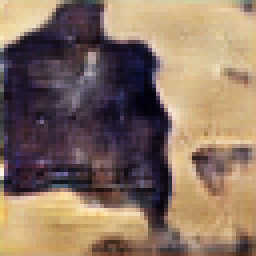
#> input picture HW4/309505018_img/1120.png, 64 x 64 px (shown 4 times larger); its folder holds only this picture in this run
$ python -i pa.py   (imports and definitions only)
#> lines starting #> are read from the running program, lines starting #| are printed output that depends on the picture
#> further down, picture is the input picture: shape (64, 64, 3); mean B, G, R 98.3, 113.8, 136.2
#!/usr/bin/env python
# coding: utf-8

import numpy as np
from numpy.linalg import det, lstsq, norm
from numpy import all, any, array, arctan2, cos, sin, exp, dot, log, logical_and, roll, sqrt, stack, trace, unravel_index, pi, deg2rad, rad2deg, where, zeros, floor, full, nan, isnan, round, float32
import cv2
from cv2 import resize, GaussianBlur, subtract, KeyPoint, INTER_LINEAR, INTER_NEAREST
from matplotlib import pyplot as plt
#get_ipython().run_line_magic('matplotlib', 'inline')
from functools import cmp_to_key
import logging
import time,os
import threading
from queue import Queue

####################
# Global variables #
####################

logger = logging.getLogger(__name__)
float_tolerance = 1e-7

#################
# Main function #
#################

def computeKeypointsAndDescriptors(image, sigma=1.6, num_intervals=3, assumed_blur=0.5, image_border_width=5):

#> called with sigma = 1.6, num_intervals = 3, assumed_blur = 0.5, image_border_width = 5
	image = image.astype('float32')
	base_image = generateBaseImage(image, sigma, assumed_blur)
	num_octaves = computeNumberOfOctaves(base_image.shape)
	gaussian_kernels = generateGaussianKernels(sigma, num_intervals)
	gaussian_images = generateGaussianImages(base_image, num_octaves, gaussian_kernels)
	dog_images = generateDoGImages(gaussian_images)
	keypoints = findScaleSpaceExtrema(gaussian_images, dog_images, num_intervals, sigma, image_border_width)
	#print("keypoints origin",len(keypoints))
	keypoints = removeDuplicateKeypoints(keypoints)
	#print("remove Duplicate",len(keypoints))
	keypoints = convertKeypointsToInputImageSize(keypoints)
	#print("convertKeypointsToInputImageSize",len(keypoints))
	descriptors = generateDescriptors(keypoints, gaussian_images)


	return keypoints, descriptors

#########################
# Image pyramid related #
#########################

def generateBaseImage(image, sigma, assumed_blur):
	"""Generate base image from input image by upsampling by 2 in both directions and blurring
	"""
#> called with sigma = 1.6, assumed_blur = 0.5
	logger.debug('Generating base image...')
	image = resize(image, (0, 0), fx=2, fy=2, interpolation=INTER_LINEAR)
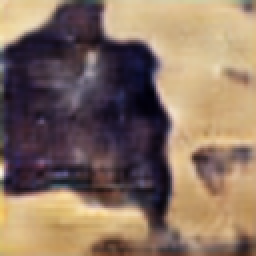
#> image: shape (128, 128, 3) float32 (shown 2 times larger); mean of channels 0, 1, 2 98.3, 113.8, 136.2; drawn as B, G, R
	sigma_diff = sqrt(max((sigma ** 2) - ((2 * assumed_blur) ** 2), 0.01))
	return GaussianBlur(image, (0, 0), sigmaX=sigma_diff, sigmaY=sigma_diff)  # the image blur is now sigma instead of assumed_blur

def computeNumberOfOctaves(image_shape):
	"""Compute number of octaves in image pyramid as function of base image shape (Opencv2 default)
	"""
	return int(round(log(min(image_shape)) / log(2)/2))

def generateGaussianKernels(sigma, num_intervals):
	"""Generate list of gaussian kernels at which to blur the input image. Default values of sigma, intervals, and octaves follow section 3 of Lowe's paper.
	"""
#> called with sigma = 1.6, num_intervals = 3
	logger.debug('Generating scales...')
	num_images_per_octave = num_intervals + 3
	k = 2 ** (1. / num_intervals)
	gaussian_kernels = zeros(num_images_per_octave)  # scale of gaussian blur necessary to go from one blur scale to the next within an octave
	gaussian_kernels[0] = sigma

	for image_index in range(1, num_images_per_octave):
		sigma_previous = (k ** (image_index - 1)) * sigma
		sigma_total = k * sigma_previous
		gaussian_kernels[image_index] = sqrt(sigma_total ** 2 - sigma_previous ** 2)
	return gaussian_kernels

def generateGaussianImages(image, num_octaves, gaussian_kernels):
	"""Generate scale-space pyramid of Gaussian images
	"""
#> called with num_octaves = 1, gaussian_kernels = array of shape (6,)
	logger.debug('Generating Gaussian images...')
	gaussian_images = []

	for octave_index in range(num_octaves):
		gaussian_images_in_octave = []
		gaussian_images_in_octave.append(image)  # first image in octave already has the correct blur
		for gaussian_kernel in gaussian_kernels[1:]:
			image = GaussianBlur(image, (0, 0), sigmaX=gaussian_kernel, sigmaY=gaussian_kernel)
			gaussian_images_in_octave.append(image)
		gaussian_images.append(gaussian_images_in_octave)
		octave_base = gaussian_images_in_octave[-3]
		image = resize(octave_base, (int(octave_base.shape[1] / 2), int(octave_base.shape[0] / 2)), interpolation=INTER_NEAREST)
#> this loop made 1 pass
#> pass 1, in generateGaussianImages, `octave_base = gaussian_images_in_octave[-3]`:
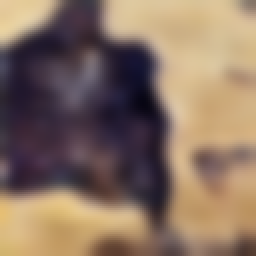
#> octave_base: shape (128, 128, 3) float32 (shown 2 times larger); mean of channels 0, 1, 2 98.2, 113.6, 136.1; drawn as B, G, R
#> after the loop, gaussian_images = 1 item
	return array(gaussian_images,dtype="object")

def generateDoGImages(gaussian_images):
	"""Generate Difference-of-Gaussians image pyramid
	"""
	logger.debug('Generating Difference-of-Gaussian images...')
	dog_images = []

	for gaussian_images_in_octave in gaussian_images:
		dog_images_in_octave = []
		for first_image, second_image in zip(gaussian_images_in_octave, gaussian_images_in_octave[1:]):
			dog_images_in_octave.append(subtract(second_image, first_image))  # ordinary subtraction will not work because the images are unsigned integers
		dog_images.append(dog_images_in_octave)
#> after the loop, dog_images = []
	return array(dog_images,dtype="object")

###############################
# Scale-space extrema related #
###############################

# [477 lines left out: functions P_compute, findScaleSpaceExtrema, isPixelAnExtremum, localizeExtremumViaQuadraticFit, computeGradientAtCenterPixel, computeHessianAtCenterPixel and 12 more, not called in this run]

>>> import cv2
>>> picture = cv2.imread('../../HW4/309505018_img/1120.png')
#> (the run stopped early here; a loop or call above may not have finished)

$ run again, on HW4/309505018_img/1270.png
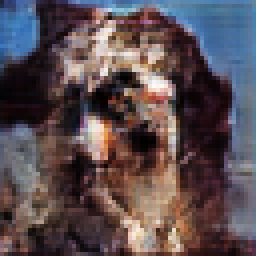
#> input picture HW4/309505018_img/1270.png, 64 x 64 px (shown 4 times larger)
#> picture is the input picture: shape (64, 64, 3); mean B, G, R 82.1, 77.4, 90.3
#> in generateBaseImage, `return GaussianBlur(image, (0, 0), sigmaX=sigma_diff, sigmaY=sigma_diff)`:
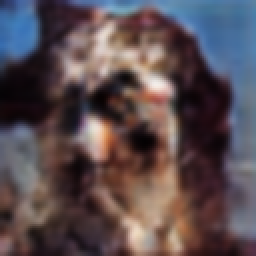
#> returned value: shape (128, 128, 3) float32 (shown 2 times larger); mean of channels 0, 1, 2 82.1, 77.4, 90.4; drawn as B, G, R
#> the loop in generateGaussianImages, `for octave_index in range(num_octaves):` made 1 pass
#> pass 1, in generateGaussianImages, `octave_base = gaussian_images_in_octave[-3]`:
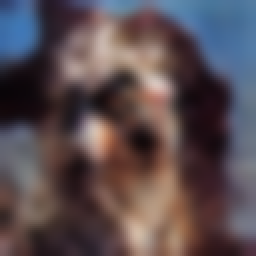
#> octave_base: shape (128, 128, 3) float32 (shown 2 times larger); mean of channels 0, 1, 2 82, 77.5, 90.4; drawn as B, G, R
#> after the loop in generateGaussianImages, `for octave_index in range(num_octaves):`: gaussian_images = 1 item
#> the loop in generateDoGImages, `for gaussian_images_in_octave in gaussian_images:` made 1 pass
#> after the loop in generateDoGImages, `for gaussian_images_in_octave in gaussian_images:`: dog_images = []

$ run again, on HW4/309505018_img/1531.png
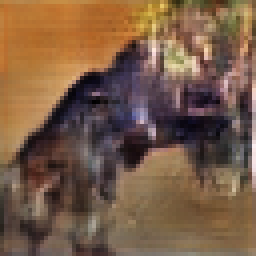
#> input picture HW4/309505018_img/1531.png, 64 x 64 px (shown 4 times larger)
#> picture is the input picture: shape (64, 64, 3); mean B, G, R 69.9, 91.8, 120.6
#> in generateBaseImage, `image = resize(image, (0, 0), fx=2, fy=2, interpolation=INTER_LINEAR)`:
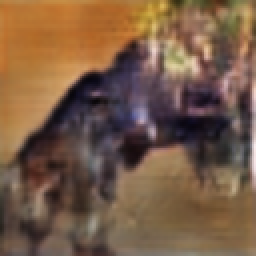
#> image: shape (128, 128, 3) float32 (shown 2 times larger); mean of channels 0, 1, 2 69.9, 91.8, 120.6; drawn as B, G, R
#> the loop in generateGaussianImages, `for octave_index in range(num_octaves):` made 1 pass
#> pass 1, in generateGaussianImages, `octave_base = gaussian_images_in_octave[-3]`:
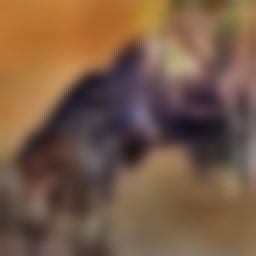
#> octave_base: shape (128, 128, 3) float32 (shown 2 times larger); mean of channels 0, 1, 2 69.8, 91.6, 120.6; drawn as B, G, R
#> after the loop in generateGaussianImages, `for octave_index in range(num_octaves):`: gaussian_images = 1 item
#> the loop in generateDoGImages, `for gaussian_images_in_octave in gaussian_images:` made 1 pass
#> after the loop in generateDoGImages, `for gaussian_images_in_octave in gaussian_images:`: dog_images = []
